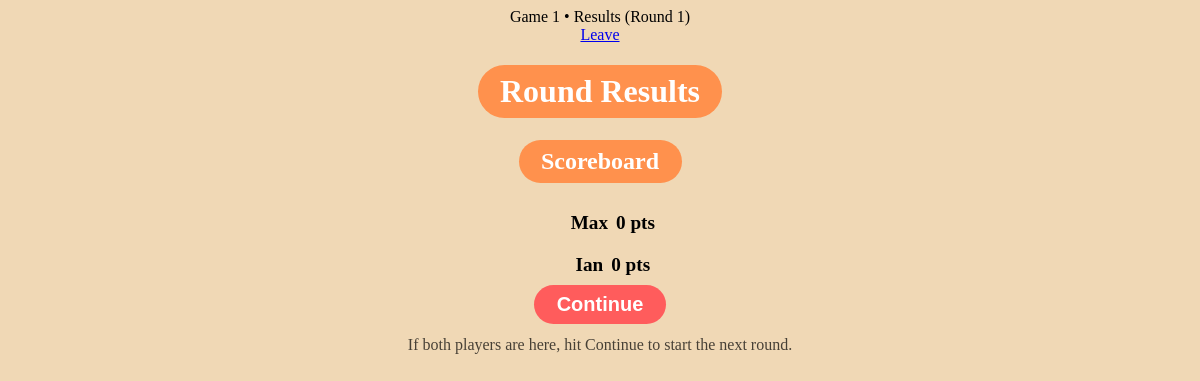
The app's page /roundresults/1/1 (signed in) with its own data.
### hello.py (models this page shows, shortened)
class PlayerGame(db.Model):
    id = db.Column(db.Integer, primary_key=True)
    game_id = db.Column(db.Integer, db.ForeignKey('game.id'))
    user_id = db.Column(db.Integer, db.ForeignKey('user.id'))
    score = db.Column(db.Integer, default=0)
    user = db.relationship("User")

class User(UserMixin, db.Model):
    id = db.Column(db.Integer, primary_key=True)
    username = db.Column(db.String(64), unique=True, nullable=False)
    display_name = db.Column(db.String(64), nullable=False)
    password_hash = db.Column(db.String(256), nullable=False)

### hello.py (the view)
@app.route('/roundresults/<int:game_id>/<int:round_id>')
@login_required
def roundresults(game_id, round_id):
    game = Game.query.get_or_404(game_id)
    players = PlayerGame.query.filter_by(game_id = game_id).order_by(PlayerGame.score.desc()).all()
    return render_template(
        "roundresults.html",
        game_id=game_id,
        round_id=round_id,
        players=players,
        round_num=game.round_num,
    )

### hello.py (called while the page is built)
@login_manager.user_loader
def load_user(user_id):
    return User.query.get(int(user_id))

### templates/roundresults.html (shortened to what this page needs)
{% extends "base.html" %}
{% block content %}
<link rel="stylesheet" href="/static/roundresults.css">
<nav class="top-nav">
  <div class="welcome">Game {{ game_id }} • Results (Round {{ round_num }})</div>
  <a href="{{ url_for('dashboard') }}" class="logout-btn">Leave</a>
</nav>
<h1>Round Results</h1>
<div class="mainbox">
  <h2 style="margin-top: 0;">Scoreboard</h2>
  <div class="scoreboard">
    {% for p in players %}
      <div class="join-pill" style="text-align:center; padding: 0.6rem 0.8rem;">
        <span style="font-size: 1.2rem; font-weight: 600;" class="displayname">
          {{ p.user.display_name }}
        </span>
        <span style="font-size: 1.2rem; font-weight: 700;" class="score">
          {{ p.score }} pts
        </span>
      </div>
    {% endfor %}
  </div>
  <form action="{{ url_for('continue_round', game_id=game_id, current_round_id=round_id) }}" method="GET">
  <button type="submit">Continue</button>
  </form>
  <p style="opacity: 0.7; margin-top: 0.75rem;">
    If both players are here, hit Continue to start the next round.
  </p>
</div>
{% endblock %}

### static/roundresults.css (style rules this page uses)
body { background-color: rgb(240, 216, 181); text-align: center; }
h1, h2 { display: inline-block; color: white; text-align: center; background: #ff914d; border-radius: 999px; padding: 0.5rem 1.4rem; border: none; font-weight: 600; }
.join-pill { display: flex; align-items: center; justify-content: center; width: 100%; padding: 0.6rem 0.8rem; }
span { text-align: center; }
.displayname { width: auto; }
.score { width: auto; margin-left: 0.5rem; }
button { font-size: 20px; margin-top: 0.3rem auto; padding: 0.5rem 1.4rem; border-radius: 999px; border: none; background: #ff5c5c; color: #fff; font-weight: 600; cursor: pointer; }

### records on screen
PlayerGame: user.display_name "Max", score "0"
PlayerGame: user.display_name "Ian", score "0"

### other values on screen
{{ game_id }} "1"
{{ round_num }} "1"
